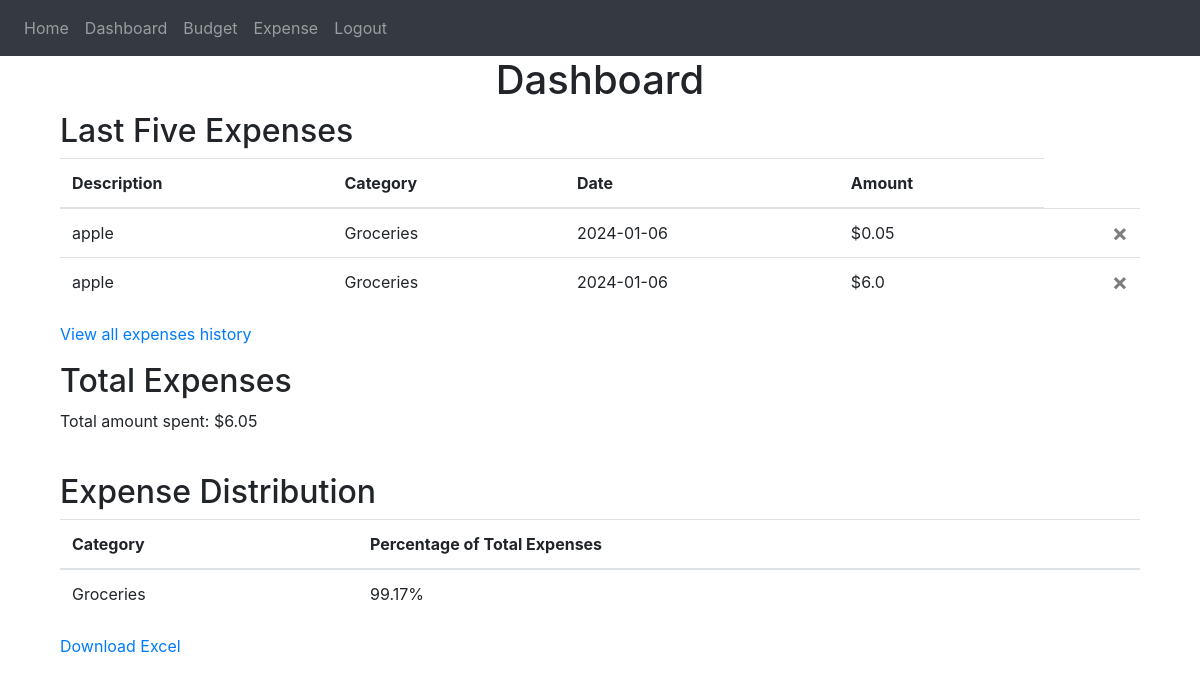
The page /dashboard (signed in) on the database its author committed.
### website/models.py (models this page shows)
class Expense(db.Model):
    id = db.Column(db.Integer, primary_key=True)
    description = db.Column(db.String(255))
    category = db.Column(db.String(50))
    amount = db.Column(db.Float)
    date = db.Column(db.DateTime(timezone=True), default=func.now())
    user_id = db.Column(db.Integer, db.ForeignKey('user.id'))

### website/views.py (the view)
@views.route('/dashboard', methods=['GET'])
@login_required
def dashboard():
    all_expenses = Expense.query.filter_by(user_id=current_user.id).order_by(Expense.date.desc()).all()
    last_five_expenses = Expense.query.filter_by(user_id=current_user.id).order_by(Expense.date.desc()).limit(5).all()
    total_expenses = db.session.query(db.func.sum(Expense.amount)).filter_by(user_id=current_user.id).scalar() or 0
    expense_distribution = {}
    all_expenses = Expense.query.filter_by(user_id=current_user.id).all()
    for expense in all_expenses:
        if total_expenses > 0:
            percentage = (expense.amount / total_expenses) * 100
        else:
            percentage = 0
        expense_distribution[expense.category] = round(percentage, 2)
    data = {
        'Description': [expense.description for expense in all_expenses],
        'Category': [expense.category for expense in all_expenses],
        'Date': [expense.date.strftime('%Y-%m-%d') for expense in all_expenses],
        'Amount': [f'${expense.amount:.2f}' for expense in all_expenses],
        'Percentage': [f'{expense_distribution[expense.category]:.2f}%' for expense in all_expenses],
    }
    df = pd.DataFrame(data)
    excel_filename = 'dashboard_data.xlsx'
    df.to_excel(excel_filename, index=False)
    return render_template("dashboard.html", user=current_user, last_five_expenses=last_five_expenses, total_expenses=total_expenses, expense_distribution=expense_distribution, excel_filename=excel_filename)

### website/__init__.py (called while the page is built)
def create_app():
    app = Flask(__name__)
    app.config['SECRET_KEY'] = 'emmy'
    app.config['SQLALCHEMY_DATABASE_URI'] = f'sqlite:///{DB_NAME}'
    db.init_app(app)
    from .models import User, Expense, Note # Import Expense model
    create_database(app)
    from .views import views
    from .auth import auth
    app.register_blueprint(views, url_prefix='/')
    app.register_blueprint(auth, url_prefix='/')
    login_manager = LoginManager()
    login_manager.login_view = 'auth.login'
    login_manager.init_app(app)
    @login_manager.user_loader
    def load_user(id):
        return User.query.get(int(id))
    return app

### website/templates/dashboard.html (shortened to what this page needs)
{% extends "base.html" %}
{% block content %}
  <h1 align="center">Dashboard</h1>
  <div class="container">
    <h2>Last Five Expenses</h2>
    <table class="table">
      <thead>
        <tr>
          <th>Description</th>
          <th>Category</th>
          <th>Date</th>
          <th>Amount</th>
        </tr>
      </thead>
      <tbody>
        {% for expense in last_five_expenses %}
          <tr>
            <td>{{ expense.description }}</td>
            <td>{{ expense.category }}</td>
            <td>{{ expense.date.strftime('%Y-%m-%d') }}</td>
            <td>${{ expense.amount }}</td>
            <td>
              <button type="button" class="close" onClick="deleteExpense({{ expense.id }})">
                <span aria-hidden="true">&times;</span>
              </button>
            </td>
          </tr>
        {% endfor %}
      </tbody>
    </table>
    <p><a href="{{ url_for('views.all_expenses') }}">View all expenses history</a></p>
    <h2>Total Expenses</h2>
    <p>Total amount spent: ${{ total_expenses }}</p>
    <br>
    <div class="row">
      <div class="col">
          <h2>Expense Distribution</h2>
          <table class="table">
              <thead>
                  <tr>
                      <th>Category</th>
                      <th>Percentage of Total Expenses</th>
                  </tr>
              </thead>
              <tbody>
                  {% for category, percentage in expense_distribution.items() %}
                      <tr>
                          <td>{{ category }}</td>
                          <td>{{ percentage }}%</td>
                      </tr>
                  {% endfor %}
              </tbody>
          </table>
      </div>
  </div>
  <div class="row">
    <div class="col">
        <p><a href="{{ url_for('views.download_excel', filename=excel_filename) }}">Download Excel</a></p>
    </div>
</div>
  </div>
{% endblock %}

### rows shown on the page
Expense: description "apple", category "Groceries", date "2024-01-06", amount "0.05", percentage "99.17"
Expense: description "apple", category "Groceries", date "2024-01-06", amount "6.0"

### other values the page prints
{{ total_expenses }} "6.05"
